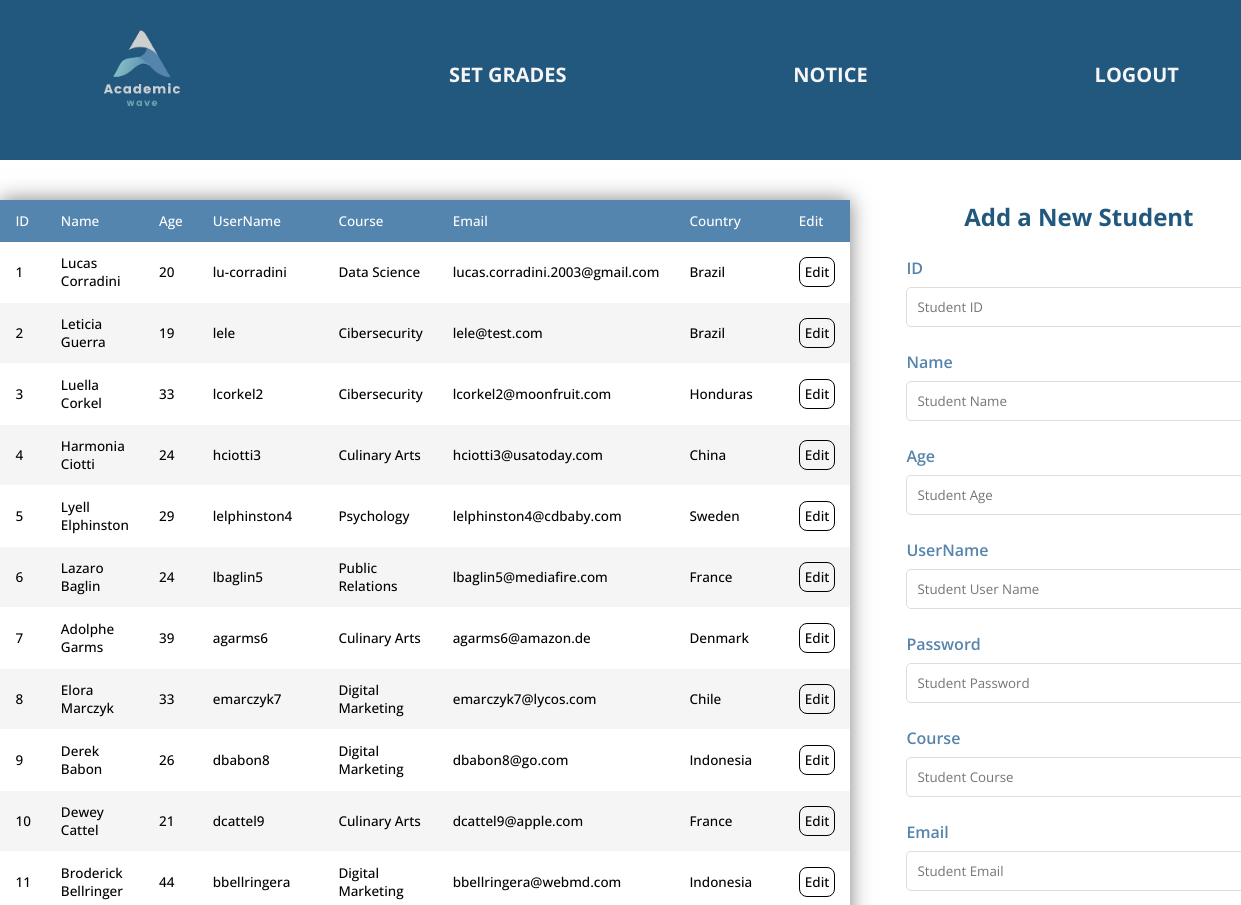
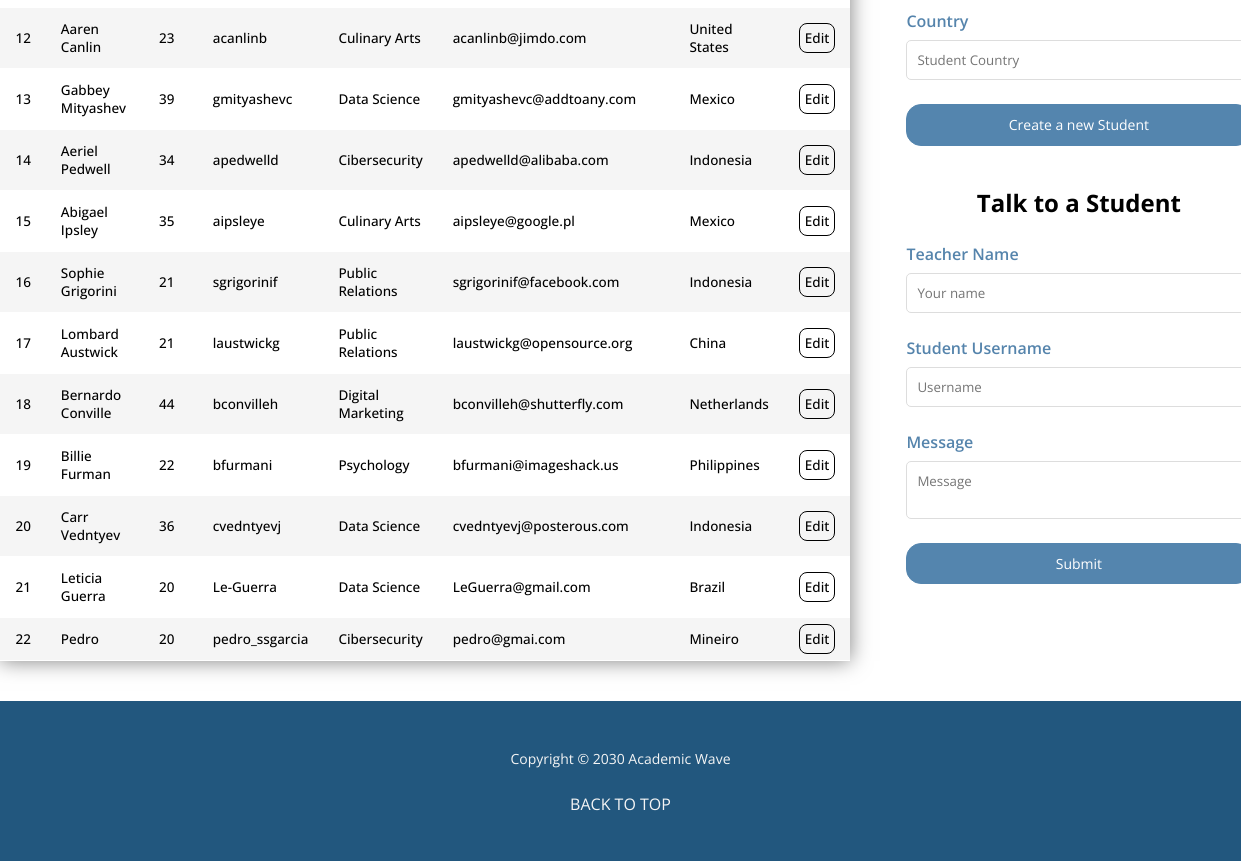
/index1.php (signed in), run on the app's committed database (2 pictures, top to bottom).
### tables this page shows
CREATE TABLE `students` (
  `stuId` int(11) NOT NULL,
  `stuName` char(50) DEFAULT NULL,
  `stuAge` int(11) NOT NULL,
  `stuUserName` char(50) NOT NULL,
  `stuPassword` varchar(550) NOT NULL,
  `stuCourse` char(50) DEFAULT NULL,
  `stuEmail` char(50) DEFAULT NULL,
  `stuCountry` char(50) DEFAULT NULL
);

### inc/Utilities/DAO/StudentsDAO.class.php (called while the page is built, shortened)
<?php
class StudentsDAO{
    private static $db;
    public static function init(){
        self::$db = new PDOServices("students");
    }
    public static function getAllStudents(){
        $sql = "SELECT * FROM students";
        self::$db->query($sql);
        self::$db->execute();
        return self::$db->getResultSet();
    }
    public static function getStudentByUserName( $stuUserName ){
        $sql = "SELECT * FROM students WHERE stuUserName = :stuUser";
        self::$db->query($sql);
        self::$db->bind(':stuUser', $stuUserName);
        self::$db->execute();
        return self::$db->singleResult();
    }
}
?>

### inc/Utilities/PDOServices.class.php (called while the page is built, shortened)
<?php
class PDOServices  {
    private $host = DB_HOST;
    private $user = DB_USER;
    private $password = DB_PASS;
    private $dbname = DB_NAME;
    private $className = "";
    private $stmt = "";
    private $pdo = "";
    public function __construct(string $className)  {
            $this->className = $className;
            $this->dsn = 'mysql:host='. $this->host .';dbname='.$this->dbname;
            $options = array(
                PDO::ATTR_PERSISTENT => true,
                PDO::ATTR_ERRMODE => PDO::ERRMODE_EXCEPTION
            );
            try {
                $this->pdo = new PDO($this->dsn, $this->user, $this->password, $options);
            } catch (Exception $ex) {
                $this->error = $ex->getMessage();
                echo $this->error;
        }
    }
    public function query(string $query)    {
        $this->stmt  = $this->pdo->prepare($query);
    }
    public function bind($param, $value, $type = null){
        if (is_null($type)) {
            switch (true) {
                default:
                $type = PDO::PARAM_STR;
                }
        }
        $this->stmt->bindValue($param, $value, $type);
    }
    public function execute($data = null)   {
        if (is_null($data)) {
            return $this->stmt->execute();
        } else {
            return $this->stmt->execute($data);
        }
    }
    public function singleResult()  {
        $this->stmt->setFetchMode(PDO::FETCH_CLASS, $this->className);
        return $this->stmt->fetch(PDO::FETCH_CLASS);
    }
    public function getResultSet()  {
        return $this->stmt->fetchAll(PDO::FETCH_CLASS, $this->className);
    }
}
?>

### inc/Entities/Students.class.php (called while the page is built, shortened)
<?php
class Students{
    private int $stuId;
    private string $stuName;
    private int $stuAge;
    private string $stuUserName;
    private string $stuCourse;
    private string $stuEmail;
    private string $stuCountry;
    public function getStudentId(){
        return $this->stuId;
    }
    public function getStudentName(){
        return $this->stuName;
    }
    public function getStudentAge(){
        return $this->stuAge;
    }
    public function getStudentUserName(){
        return $this->stuUserName;
    }
    public function getStudentCourse(){
        return $this->stuCourse;
    }
    public function getStudentEmail(){
        return $this->stuEmail;
    }
    public function getStudentCountry(){
        return $this->stuCountry;
    }
}

### inc/Utilities/Page.class.php (the view, shortened to what this page needs)
<?php
class Page{
    public static function getPageHead(){
        $pageHead = '
        <!DOCTYPE html>
        <html lang="en">
        <head>
            <meta charset="UTF-8">
            <meta http-equiv="X-UA-Compatible" content="IE=edge">
            <meta name="viewport" content="width=device-width, initial-scale=1.0">
            <link rel="stylesheet" href="./css/style.css">
            <link rel="stylesheet" href="./css/headerfooter.css">
            <title>Students Table</title>
        </head>
        <body>
        ';
        return $pageHead;
    }
    public static function stuTable($studentList){
        $stuTable = '
        <main>
        <table>
            <thead>
                <tr>
                    <th>ID</th>
                    <th>Name</th>
                    <th>Age</th>
                    <th>UserName</th>
                    <th>Course</th>
                    <th>Email</th>
                    <th>Country</th>
                    <th>Edit</th>
                </tr>
            </thead>
            <tbody>
            ';
            foreach($studentList as $student){
                $stuTable .= self::stuRow($student);
            }
            $stuTable .= '
            </tbody>
        </table>
        ';
        return $stuTable;
    }
    public static function stuRow($student){
        $stuRow = '
        <tr>
            <td>'.$student->getStudentId().'</td>
            <td>'.$student->getStudentName().'</td>
            <td>'.$student->getStudentAge().'</td>
            <td>'.$student->getStudentUserName().'</td>
            <td>'.$student->getStudentCourse().'</td>
            <td>'.$student->getStudentEmail().'</td>
            <td>'.$student->getStudentCountry().'</td>
            <td><a href="?editForm=edit&stuId='.$student->getStudentUserName().'">Edit</a></td>
        </tr>
        ';
        return $stuRow;
    }
    public static function newStudentForm(){
        $newStudentForm = '
        <section class="forms">
            <form class="studentForm" method="POST" action="'.$_SERVER["PHP_SELF"].'">
                <article class="title">
                    <h2>Add a New Student</h2>
                </article>
                <section>
                    <section class="inputs">
                        <article>
                        <label for="stuId">ID</label>
                        <input type="text" name="stuId" placeholder="Student ID">
                        </article>
                        <article>
                            <label for="stuName">Name</label>
                            <input type="text" name="stuName" placeholder="Student Name">
                        </article>
                        <article>
                            <label for="stuAge">Age</label>
                            <input type="text" name="stuAge" placeholder="Student Age">
                        </article>
                        <article>
                            <label for="stuUserName">UserName</label>
                            <input type="text" name="stuUserName" placeholder="Student User Name">
                        </article>
                    </section>
                    <section class="inputs">
                        <article>
                            <label for="stuPassword">Password</label>
                            <input type="text" name="stuPassword" placeholder="Student Password">
                        </article>
                        <article>
                            <label for="stuCourse">Course</label>
                            <input type="text" name="stuCourse" placeholder="Student Course">
                        </article>
                        <article>
                            <label for="stuEmail">Email</label>
                            <input type="email" name="stuEmail" placeholder="Student Email">
                        </article>
                        <article>
                            <label for="stuCountry">Country</label>
                            <input type="text" name="stuCountry" placeholder="Student Country">
                        </article>
                    </section>
                </section>
                <section>
                    <input type="submit" value="Create a new Student" class="btnSubmit">
                </section>
            </form>
            <section class="form-contact">
                <article class="title">
                    <h2>Talk to a Student</h2>
                </article>
                <form>
                    <aside>
                        <label for="fname">Teacher Name</label>
                        <input type="text" id="tname" name="teachername" placeholder="Your name">
                    </aside>
                    <aside>
                        <label for="stuUserName">Student Username</label>
                        <input type="text" id="stuUser" name="stuUser" placeholder="Username">
                    </aside>
                    <aside>
                        <label for="message">Message</label>
                        <textarea id="message" name="message" placeholder="Message" required></textarea>
                    </aside>
                    <input type="submit" value="Submit" class="btnContact">
                </form>
            </section>
        </section>
        ';
        return $newStudentForm;
    }
    public static function getPageFooter(){
        $pageFooter = '
        </main>
            </body>
        </html>
        ';
        return $pageFooter;
    }
}
?>

### index1.php (shortened to what this page needs)
<?php
require_once("inc/Utilities/Page.class.php");
require_once("inc/Utilities/PDOServices.class.php");
require_once("inc/Entities/Students.class.php");
require_once("inc/Utilities/DAO/StudentsDAO.class.php");
require_once("inc/HomeHeader.class.php");
require_once("inc/Footer.class.php");
$currentUser = null;
echo Page::getPageHead();
echo HomeHeader::homeBanner("<h5>"."<a href='setGrades.php'>SET GRADES</a>". "</h5>","<h5>"."<a href='teacher_notice.php'> NOTICE </a>". "</h5>","<h5>"."<a href='logout.php'> LOGOUT</a>". "</h5>");
echo Page::stuTable(StudentsDAO::getAllStudents());
if (isset($currentUser)) {
    echo Page::editStudentForm($currentUser);
} else {
    echo Page::newStudentForm();
}
echo Page::getPageFooter();
echo Footer::pageFooter();
?>

### inc/HomeHeader.class.php
<?php
    class HomeHeader {
        public static function homeBanner($link01, $link02, $banner) {
            $htmlBanner = '
            <header>
                <section class="homeHeader">
                    <article id="headerLogo">
                        <a href="index.php">
                            <img src="./img/logo.jpeg" alt="logo">
                        </a>
                    </article>
                    <section>
                        '.$link01.'
                    </section>
                    <section>
                        '.$link02.'
                    </section>
                    <section>
                        '.$banner.'
                    </section>
                </section>
            </header>
            ';
            return $htmlBanner;
        }
    }

### inc/Footer.class.php (shortened to what this page needs)
<?php
    class Footer {
        public static function pageFooter() : string {
            $htmlFooter = '
            <footer>
                <p>
                    Copyright &copy; 2030 Academic Wave
                </p>
                <a href="#">
                    BACK TO TOP
                </a>
            </footer>
            ';
            return $htmlFooter;
        }
    }

### css/style.css (style rules this page uses)
* { margin: 0; padding: 0; font-family: 'Open Sans', sans-serif; }
main { padding-top: 5vh; padding-bottom: 5vh; display: flex; column-gap: 7vh; width: 97%; justify-content: center; padding-left: 3vh; }
form,.form-contact { display: flex; flex-direction: column; row-gap: 3vh; }
form > section { display: flex; flex-direction: column; row-gap: 3vh; }
.inputs { display: flex; flex-direction: column; row-gap: 3vh; }
.btnSubmit, .btnContact { width: 345px; padding: 3%; font-size: 14px; border: 1px solid #5485AE; background-color: #5485AE; color: white; border-radius: 15px; transition: .2s; }
main a { text-decoration: none; color: black; border: 1px solid black; padding: 5px; border-radius: 8px; transition: .3s; }
article { display: flex; flex-direction: column; row-gap: 1vh; }
table { font-size: 13.5px; border-collapse: collapse; box-shadow: 0 0 20px rgba(0, 0, 0, 0.5); }
table th, table td { padding: 12px 15px; font-weight: 500; }
thead tr { background-color: #5485AE; color: white; text-align: left; }
tbody tr { border-bottom: 1px solid white; transition: .2s; }
tbody tr:nth-of-type(even) { background-color: whitesmoke; }
label { color: #5584AC; font-weight: 600; }
input[type="text"],input[type="email"], input[type="number"], .form-contact textarea { width: 320px; padding: 10px; border: 1px solid #ddd; border-radius: 5px; resize: none; }
aside { display: flex; flex-direction: column; row-gap: 1vh; }
.forms { display: flex; flex-direction: column; row-gap: 5vh; }
.title { text-align: center; }
.studentForm h2 { color: #22577E; }

### css/headerfooter.css (style rules this page uses)
* { margin: 0; padding: 0; font-family: "Open Sans", sans-serif; }
html { scroll-behavior: smooth; }
a { text-decoration: none; }
p { line-height: 1.5; font-size: 14px; }
header { background-color: #22577E; height: 20vh; display: flex; justify-content: center; }
.homeHeader, .userHeader { height: 90%; width: 90%; row-gap: 4vh; display: flex; justify-content: space-between; align-items: center; }
.homeHeader a, .userHeader a { color: whitesmoke; font-size: 20px; }
.homeHeader h5 { color: whitesmoke; font-size: 24px; }
.homeHeader > #headerLogo, .userHeader > #headerLogo { width: 20vh; height: 20vh; }
img { width: 100%; }
footer { background-color: #22577E; height: 20vh; display: flex; flex-direction: column; justify-content: center; align-items: center; row-gap: 3vh; }
footer > p, footer > a { color: whitesmoke; }

### data on the page
students: stuId "1", stuName "Lucas Corradini", stuAge "20", stuUserName "lu-corradini", stuCourse "Data Science", stuEmail "lucas.corradini.2003@gmail.com", stuCountry "Brazil"
students: stuId "2", stuName "Leticia Guerra", stuAge "19", stuUserName "lele", stuCourse "Cibersecurity", stuEmail "lele@test.com", stuCountry "Brazil"
students: stuId "3", stuName "Luella Corkel", stuAge "33", stuUserName "lcorkel2", stuCourse "Cibersecurity", stuEmail "lcorkel2@moonfruit.com", stuCountry "Honduras"
students: stuId "4", stuName "Harmonia Ciotti", stuAge "24", stuUserName "hciotti3", stuCourse "Culinary Arts", stuEmail "hciotti3@usatoday.com", stuCountry "China"
students: stuId "5", stuName "Lyell Elphinston", stuAge "29", stuUserName "lelphinston4", stuCourse "Psychology", stuEmail "lelphinston4@cdbaby.com", stuCountry "Sweden"
students: stuId "6", stuName "Lazaro Baglin", stuAge "24", stuUserName "lbaglin5", stuCourse "Public Relations", stuEmail "lbaglin5@mediafire.com", stuCountry "France"
students: stuId "7", stuName "Adolphe Garms", stuAge "39", stuUserName "agarms6", stuCourse "Culinary Arts", stuEmail "agarms6@amazon.de", stuCountry "Denmark"
students: stuId "8", stuName "Elora Marczyk", stuAge "33", stuUserName "emarczyk7", stuCourse "Digital Marketing", stuEmail "emarczyk7@lycos.com", stuCountry "Chile"
students: stuId "9", stuName "Derek Babon", stuAge "26", stuUserName "dbabon8", stuCourse "Digital Marketing", stuEmail "dbabon8@go.com", stuCountry "Indonesia"
students: stuId "10", stuName "Dewey Cattel", stuAge "21", stuUserName "dcattel9", stuCourse "Culinary Arts", stuEmail "dcattel9@apple.com", stuCountry "France"
students: stuId "11", stuName "Broderick Bellringer", stuAge "44", stuUserName "bbellringera", stuCourse "Digital Marketing", stuEmail "bbellringera@webmd.com", stuCountry "Indonesia"
students: stuId "12", stuName "Aaren Canlin", stuAge "23", stuUserName "acanlinb", stuCourse "Culinary Arts", stuEmail "acanlinb@jimdo.com", stuCountry "United States"
students: stuId "13", stuName "Gabbey Mityashev", stuAge "39", stuUserName "gmityashevc", stuCourse "Data Science", stuEmail "gmityashevc@addtoany.com", stuCountry "Mexico"
students: stuId "14", stuName "Aeriel Pedwell", stuAge "34", stuUserName "apedwelld", stuCourse "Cibersecurity", stuEmail "apedwelld@alibaba.com", stuCountry "Indonesia"
students: stuId "15", stuName "Abigael Ipsley", stuAge "35", stuUserName "aipsleye", stuCourse "Culinary Arts", stuEmail "aipsleye@google.pl", stuCountry "Mexico"
students: stuId "16", stuName "Sophie Grigorini", stuAge "21", stuUserName "sgrigorinif", stuCourse "Public Relations", stuEmail "sgrigorinif@facebook.com", stuCountry "Indonesia"
students: stuId "17", stuName "Lombard Austwick", stuAge "21", stuUserName "laustwickg", stuCourse "Public Relations", stuEmail "laustwickg@opensource.org", stuCountry "China"
students: stuId "18", stuName "Bernardo Conville", stuAge "44", stuUserName "bconvilleh", stuCourse "Digital Marketing", stuEmail "bconvilleh@shutterfly.com", stuCountry "Netherlands"
students: stuId "19", stuName "Billie Furman", stuAge "22", stuUserName "bfurmani", stuCourse "Psychology", stuEmail "bfurmani@imageshack.us", stuCountry "Philippines"
students: stuId "20", stuName "Carr Vedntyev", stuAge "36", stuUserName "cvedntyevj", stuCourse "Data Science", stuEmail "cvedntyevj@posterous.com", stuCountry "Indonesia"
students: stuId "21", stuName "Leticia Guerra", stuAge "20", stuUserName "Le-Guerra", stuCourse "Data Science", stuEmail "LeGuerra@gmail.com", stuCountry "Brazil"
students: stuId "22", stuName "Pedro", stuAge "20", stuUserName "pedro_ssgarcia", stuCourse "Cibersecurity", stuEmail "pedro@gmai.com", stuCountry "Mineiro"

### other printed values
$link01 "SET GRADES"
$link02 "NOTICE"
$banner "LOGOUT"
